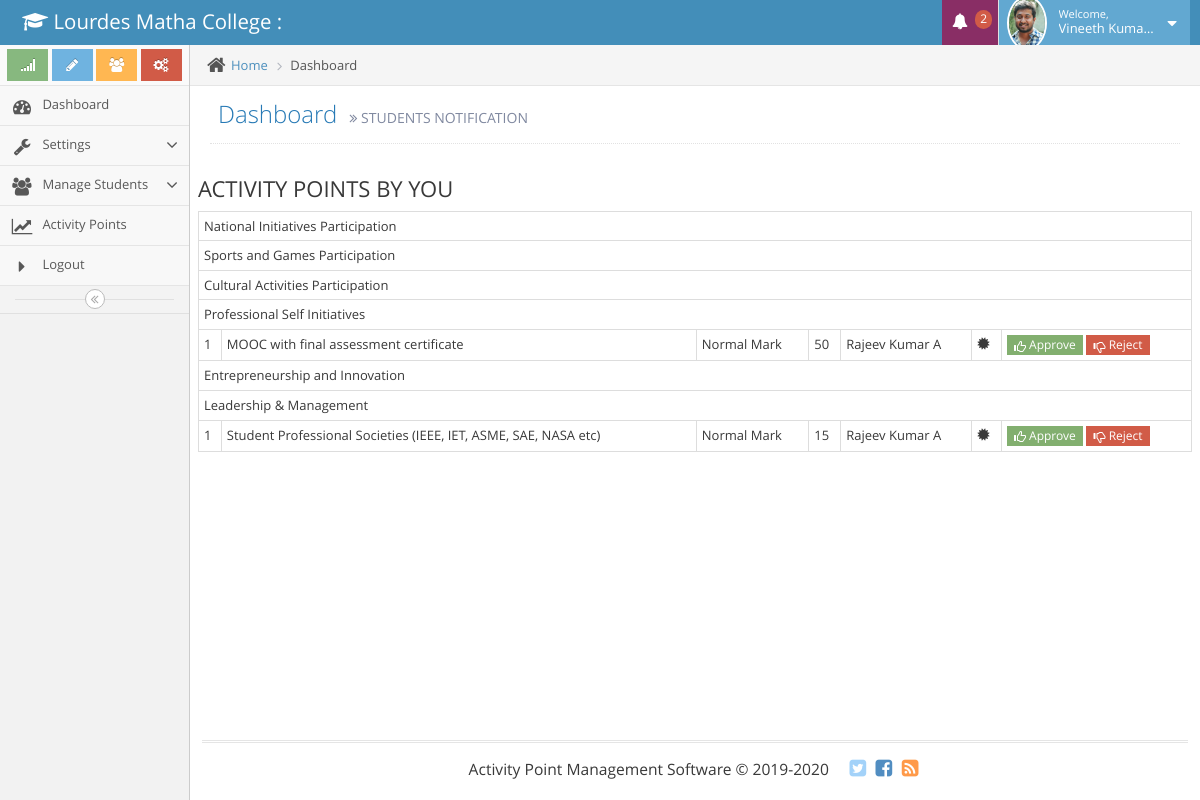
The page /staff/studnotification.php (signed in) on the database its author committed.
### tables this page shows
CREATE TABLE `staff_data` (
  `sid` int(11) NOT NULL,
  `nme` varchar(100) NOT NULL,
  `stfid` varchar(25) NOT NULL,
  `em` varchar(75) NOT NULL,
  `con` varchar(12) NOT NULL,
  `gndr` varchar(10) NOT NULL,
  `addr` varchar(200) NOT NULL,
  `cid` int(11) NOT NULL,
  `did` int(11) NOT NULL,
  `pic` varchar(75) NOT NULL,
  `dstatus` int(11) NOT NULL,
  `st` int(11) NOT NULL
);

CREATE TABLE `category_data` (
  `catid` int(11) NOT NULL,
  `cat_nme` varchar(100) NOT NULL,
  `st` int(11) NOT NULL
);

CREATE TABLE `student_point_temp` (
  `spid` int(11) NOT NULL,
  `rol_num` varchar(50) NOT NULL,
  `subcatid` int(11) NOT NULL,
  `level_id` int(11) NOT NULL,
  `mark` int(11) NOT NULL,
  `mark_typ` int(11) NOT NULL COMMENT '1=normal,2=extra',
  `mark_id` int(11) NOT NULL COMMENT 'id from subcat_mrk,subcat_xmrk',
  `docfile` varchar(50) NOT NULL,
  `year` int(11) NOT NULL,
  `st` int(11) NOT NULL
);

CREATE TABLE `subcategory_data` (
  `subid` int(11) NOT NULL,
  `catid` int(11) NOT NULL,
  `subcatnme` varchar(250) NOT NULL,
  `levlid` int(11) NOT NULL,
  `max_mrk` int(11) NOT NULL,
  `cont` int(11) NOT NULL,
  `markin` int(11) NOT NULL COMMENT 'repeated year',
  `xtrapoint` int(11) NOT NULL
);

CREATE TABLE `subcat_mrk` (
  `id` int(11) NOT NULL,
  `subid` int(11) NOT NULL,
  `mrk` int(11) NOT NULL,
  `st` int(11) NOT NULL COMMENT 'levelid frm sublevel_settings'
);

CREATE TABLE `student_data` (
  `studid` int(11) NOT NULL,
  `cid` int(11) NOT NULL,
  `did` int(11) NOT NULL,
  `ay` int(11) NOT NULL,
  `sem` int(11) NOT NULL,
  `nme` varchar(100) NOT NULL,
  `rol_num` varchar(50) NOT NULL,
  `adm_num` varchar(50) NOT NULL,
  `addr` varchar(250) NOT NULL,
  `con` varchar(12) NOT NULL,
  `fath_nme` varchar(50) NOT NULL,
  `pcon` varchar(12) NOT NULL,
  `gndr` varchar(10) NOT NULL,
  `bg` varchar(5) NOT NULL,
  `pic` varchar(50) NOT NULL,
  `dob` date NOT NULL,
  `st` int(11) NOT NULL
);

### dbconnection.php (called while the page is built, shortened)
<?php
$college="Lourdes Matha College";

### staff/studnotification.php (the view, shortened to what this page needs)
 <?php
include '../dbconnection.php';
if(isset($_SESSION['stf']))
{
    $uid=$_SESSION['stf'];
    $sel=mysqli_query($dbcon,"select * from staff_data where stfid='$uid'");
    $r=mysqli_fetch_row($sel);
}
else{
    header("location:../index.php");
}
?>
<!DOCTYPE html>
<html lang="en">
	<head>
		<link rel="stylesheet" href="../admin/assets/css/bootstrap.min.css" />
		<link rel="stylesheet" href="../admin/assets/font-awesome/4.5.0/css/font-awesome.min.css" />
		<link rel="stylesheet" href="../admin/assets/css/ace.min.css" class="ace-main-stylesheet" id="main-ace-style" />
		<link rel="stylesheet" href="../admin/assets/css/ace-skins.min.css" />
		<link rel="stylesheet" href="../admin/assets/css/ace-rtl.min.css" />
	</head>
	<body class="no-skin">
		<div id="navbar" class="navbar navbar-default          ace-save-state">
			<div class="navbar-container ace-save-state" id="navbar-container">
				<div class="navbar-header pull-left">
					<a href="index.php" class="navbar-brand">
						<small>
							<i class="fa fa-graduation-cap"></i>
							<?php echo $college ?> :
						</small>
					</a>
				</div>
				<div class="navbar-buttons navbar-header pull-right" role="navigation">
					<ul class="nav ace-nav">
						<?php
                                                include './notification.php';
                                                ?>
						<li class="light-blue dropdown-modal">
							<a data-toggle="dropdown" href="#" class="dropdown-toggle">
                                                            <img class="nav-user-photo" src="../admin/staffpic/<?php echo $r[9] ?>" alt=""/>
								<span class="user-info">
									<small>Welcome,</small>
									<?php echo $r[1] ?> ?>
								</span>
								<i class="ace-icon fa fa-caret-down"></i>
							</a>
						</li>
					</ul>
				</div>
			</div>
		</div>
		<div class="main-container ace-save-state" id="main-container">
			<div id="sidebar" class="sidebar                  responsive                    ace-save-state">
				<div class="sidebar-shortcuts" id="sidebar-shortcuts">
					<div class="sidebar-shortcuts-large" id="sidebar-shortcuts-large">
						<button class="btn btn-success">
							<i class="ace-icon fa fa-signal"></i>
						</button>
						<button class="btn btn-info">
							<i class="ace-icon fa fa-pencil"></i>
						</button>
						<button class="btn btn-warning">
							<i class="ace-icon fa fa-users"></i>
						</button>
						<button class="btn btn-danger">
							<i class="ace-icon fa fa-cogs"></i>
						</button>
					</div>
				</div>
				<ul class="nav nav-list">
					<li class="">
						<a href="index.php">
							<i class="menu-icon fa fa-tachometer"></i>
							<span class="menu-text"> Dashboard </span>
						</a>
					</li>
                                        <li class="">
						<a href="#" class="dropdown-toggle">
							<i class="menu-icon fa fa-wrench"></i>
							<span class="menu-text">
								Settings
							</span>
							<b class="arrow fa fa-angle-down"></b>
						</a>
					</li>
					<li class="">
						<a href="#" class="dropdown-toggle">
							<i class="menu-icon fa fa-users"></i>
							<span class="menu-text">
								Manage Students
							</span>
							<b class="arrow fa fa-angle-down"></b>
						</a>
					</li>
                                        <li class="">
						<a href="apoint.php">
							<i class="menu-icon fa fa-line-chart"></i>
							<span class="menu-text"> Activity Points</span>
						</a>
					</li>
                                        <li class="">
                                                 <a href="../logout.php">
									<i class="menu-icon fa fa-caret-right"></i>
									Logout
								</a>
							</li>
                                </ul>
				<div class="sidebar-toggle sidebar-collapse" id="sidebar-collapse">
					<i id="sidebar-toggle-icon" class="ace-icon fa fa-angle-double-left ace-save-state" data-icon1="ace-icon fa fa-angle-double-left" data-icon2="ace-icon fa fa-angle-double-right"></i>
				</div>
			</div>
			<div class="main-content">
				<div class="main-content-inner">
					<div class="breadcrumbs ace-save-state" id="breadcrumbs">
						<ul class="breadcrumb">
							<li>
								<i class="ace-icon fa fa-home home-icon"></i>
								<a href="#">Home</a>
							</li>
							<li class="active">Dashboard</li>
						</ul>
					</div>
					<div class="page-content">
						<div class="page-header">
							<h1>
								Dashboard
								<small>
									<i class="ace-icon fa fa-angle-double-right"></i>
									STUDENTS NOTIFICATION
								</small>
							</h1>
						</div>
                                                <div class="row">
                                                        <h3>ACTIVITY POINTS BY YOU</h3>
                                                        <?php
                                                        $x=0;
                                                        $sel_cat=mysqli_query($dbcon,"select * from category_data");
                                                        if(mysqli_num_rows($sel_cat)>0)
                                                        {
                                                            ?>
                                                        <table class="table table-bordered table-condensed table-hover">
                                                         <?php
                                                         while($rcat=mysqli_fetch_row($sel_cat))
                                                        {
                                                           ?>
                                                            <tr>
                                                                <td colspan="8"><?php echo $rcat[1] ?></td>
                                                            </tr>
                                                            <?php
                                                            $selsub=mysqli_query($dbcon,"select * from subcategory_data where catid='$rcat[0]'");
                                                            if(mysqli_num_rows($selsub)>0)
                                                            {
                                                                while($rsub=mysqli_fetch_row($selsub))
                                                                {
                                                                    $subid=$rsub[0];
                                                                    $data1=mysqli_query($dbcon,"select * from student_point_temp where subcatid='$subid' and st='0'");
                                                                    if(mysqli_num_rows($data1)>0)
                                                                    {
                                                                        $i=0;
                                                                        while($rdata1=mysqli_fetch_row($data1))
                                                                        {
                                                                            $i++;
                                                                            $x++;
                                                                            ?>
                                                            <tr>
                                                                <td style="widows: 100px;"><?php echo $i ?></td>
                                                                <td><?php echo $rsub[2] ?></td>
                                                                <td>
                                                                    <?php
                                                                    if($rdata1[5]=="1")
                                                                    {
                                                                        echo"Normal Mark";
                                                                    }
                                                                    else
                                                                    {
                                                                        echo "Extra Mark";
                                                                    }
                                                                    ?>
                                                                </td>
                                                                <td>
                                                                    <?php
                                                                    if($rdata1[5]=="1")
                                                                    {
                                                                        $ch1=mysqli_query($dbcon,"select * from subcat_mrk where id='$rdata1[6]'");
                                                                        $r1=mysqli_fetch_row($ch1);
                                                                        echo $r1[2];
                                                                    }
                                                                    else
                                                                    {
                                                                        $ch1=mysqli_query($dbcon,"select * from subcat_xmrk where id='$rdata1[6]'");
                                                                        $r1=mysqli_fetch_row($ch1);
                                                                        echo $r1[4];
                                                                    }
                                                                    ?>
                                                                </td>
                                                                <td>
                                                                    <?php
                                                                    $selstud=mysqli_query($dbcon,"select * from student_data where rol_num='$rdata1[1]'");
                                                                    $rstud=mysqli_fetch_row($selstud);
                                                                    echo $rstud[5]
                                                                    ?>
                                                                </td>
                                                                <td>
                                                                    <span class="glyphicon glyphicon-certificate" data-toggle="modal" data-target="#myModal<?php echo $x ?>"></span>
                                                                </td>
                                                                <td>
                                                                    <a href="studnotification.php?t=1&id=<?php echo $rdata1[0] ?>"><span class="label label-success"><span class="glyphicon glyphicon-thumbs-up"></span> Approve </span></a>
                                                                    <a href="studnotification.php?t=2&id=<?php echo $rdata1[0] ?>"><span class="label label-danger"><span class="glyphicon glyphicon-thumbs-down"></span> Reject </span></a>
                                                                </td>
                                                            </tr>
                                                            <?php
                                                                        }
                                                                    }
                                                                }
                                                            }
                                                        }
                                                         ?>
                                                        </table>
                                                        <?php
                                                        }
                                                        ?>
                                                </div>
					</div>
				</div>
			</div>
			<div class="footer">
				<?php
                                include '../admin/footer.php';
                                ?>
			</div>
		</div>
	</body>
</html>

### staff/notification.php (shortened to what this page needs)
<?php
include '../dbconnection.php';
$chk=mysqli_query($dbcon,"select * from student_point_temp where st='0'");
?>
<li class="purple dropdown-modal">
        <a data-toggle="dropdown" class="dropdown-toggle" href="#">
                <i class="ace-icon fa fa-bell icon-animated-bell"></i>
                <span class="badge badge-important"><?php echo mysqli_num_rows($chk) ?></span>
        </a>
</li>

### admin/footer.php (shortened to what this page needs)
<div class="footer-inner">
<div class="footer-content">
        <span class="bigger-120">
                Activity Point Management Software &copy; 2019-2020
        </span>
        <span class="action-buttons">
                <a href="#">
                        <i class="ace-icon fa fa-twitter-square light-blue bigger-150"></i>
                </a>
                <a href="#">
                        <i class="ace-icon fa fa-facebook-square text-primary bigger-150"></i>
                </a>
                <a href="#">
                        <i class="ace-icon fa fa-rss-square orange bigger-150"></i>
                </a>
        </span>
</div>
</div>

### rows shown on the page
staff_data: pic (picture), nme "Vineeth Kuma…"
category_data: cat_nme "National Initiatives Participation"
category_data: cat_nme "Sports and Games Participation"
category_data: cat_nme "Cultural Activities Participation"
category_data: cat_nme "Professional Self Initiatives"
subcategory_data: subcatnme "MOOC with final assessment certificate"
student_point_temp: mark_typ "Normal Mark", subcat_mrk.mrk "50", student_data.nme "Rajeev Kumar A"
category_data: cat_nme "Entrepreneurship and Innovation"
category_data: cat_nme "Leadership & Management"
subcategory_data: subcatnme "Student Professional Societies (IEEE, IET, ASME, SAE, NASA etc)"
student_point_temp: mark_typ "Normal Mark", subcat_mrk.mrk "15", student_data.nme "Rajeev Kumar A"

### other values the page prints
$college "Lourdes Matha College"
mysqli_num_rows($chk) "2"
